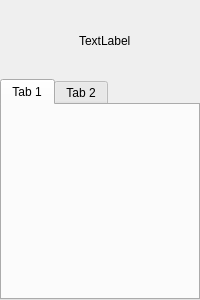
<?xml version="1.0" encoding="UTF-8"?>
<ui version="4.0">
 <class>CFrmMain</class>
 <widget class="QWidget" name="CFrmMain">
  <property name="geometry">
   <rect>
    <x>0</x>
    <y>0</y>
    <width>200</width>
    <height>300</height>
   </rect>
  </property>
  <property name="sizePolicy">
   <sizepolicy hsizetype="Expanding" vsizetype="Expanding">
    <horstretch>0</horstretch>
    <verstretch>0</verstretch>
   </sizepolicy>
  </property>
  <property name="windowTitle">
   <string>Main</string>
  </property>
  <layout class="QGridLayout" name="gridLayout_2">
   <property name="leftMargin">
    <number>0</number>
   </property>
   <property name="topMargin">
    <number>0</number>
   </property>
   <property name="rightMargin">
    <number>0</number>
   </property>
   <property name="bottomMargin">
    <number>0</number>
   </property>
   <item row="1" column="0">
    <widget class="QTabWidget" name="tabWidget">
     <property name="sizePolicy">
      <sizepolicy hsizetype="Expanding" vsizetype="Expanding">
       <horstretch>0</horstretch>
       <verstretch>0</verstretch>
      </sizepolicy>
     </property>
     <widget class="QWidget" name="tab">
      <property name="sizePolicy">
       <sizepolicy hsizetype="Expanding" vsizetype="Expanding">
        <horstretch>0</horstretch>
        <verstretch>0</verstretch>
       </sizepolicy>
      </property>
      <attribute name="title">
       <string>Tab 1</string>
      </attribute>
     </widget>
     <widget class="QWidget" name="tab_2">
      <property name="sizePolicy">
       <sizepolicy hsizetype="Expanding" vsizetype="Expanding">
        <horstretch>0</horstretch>
        <verstretch>0</verstretch>
       </sizepolicy>
      </property>
      <attribute name="title">
       <string>Tab 2</string>
      </attribute>
     </widget>
    </widget>
   </item>
   <item row="0" column="0">
    <widget class="QWidget" name="widget" native="true">
     <property name="sizePolicy">
      <sizepolicy hsizetype="Expanding" vsizetype="Preferred">
       <horstretch>0</horstretch>
       <verstretch>0</verstretch>
      </sizepolicy>
     </property>
     <layout class="QGridLayout" name="gridLayout">
      <property name="leftMargin">
       <number>9</number>
      </property>
      <property name="topMargin">
       <number>9</number>
      </property>
      <property name="rightMargin">
       <number>9</number>
      </property>
      <property name="bottomMargin">
       <number>0</number>
      </property>
      <item row="0" column="0">
       <layout class="QHBoxLayout" name="horizontalLayout">
        <property name="spacing">
         <number>6</number>
        </property>
        <item>
         <widget class="CLabel" name="lbAvatar">
          <property name="sizePolicy">
           <sizepolicy hsizetype="Fixed" vsizetype="Fixed">
            <horstretch>0</horstretch>
            <verstretch>0</verstretch>
           </sizepolicy>
          </property>
          <property name="minimumSize">
           <size>
            <width>64</width>
            <height>64</height>
           </size>
          </property>
          <property name="maximumSize">
           <size>
            <width>64</width>
            <height>64</height>
           </size>
          </property>
          <property name="text">
           <string/>
          </property>
          <property name="pixmap">
           <pixmap resource="../../../Resource/Resource.qrc">:/icon/AppIcon</pixmap>
          </property>
          <property name="scaledContents">
           <bool>true</bool>
          </property>
          <property name="alignment">
           <set>Qt::AlignLeading|Qt::AlignLeft|Qt::AlignVCenter</set>
          </property>
         </widget>
        </item>
        <item>
         <layout class="QVBoxLayout" name="HeadLayout">
          <item>
           <widget class="CLabel" name="lbName">
            <property name="sizePolicy">
             <sizepolicy hsizetype="Preferred" vsizetype="Fixed">
              <horstretch>0</horstretch>
              <verstretch>0</verstretch>
             </sizepolicy>
            </property>
            <property name="minimumSize">
             <size>
              <width>0</width>
              <height>24</height>
             </size>
            </property>
            <property name="text">
             <string>TextLabel</string>
            </property>
           </widget>
          </item>
         </layout>
        </item>
       </layout>
      </item>
     </layout>
    </widget>
   </item>
  </layout>
 </widget>
 <customwidgets>
  <customwidget>
   <class>CLabel</class>
   <extends>QLabel</extends>
   <header location="global">Label.h</header>
  </customwidget>
 </customwidgets>
 <resources>
  <include location="../../../Resource/Resource.qrc"/>
 </resources>
 <connections/>
</ui>
